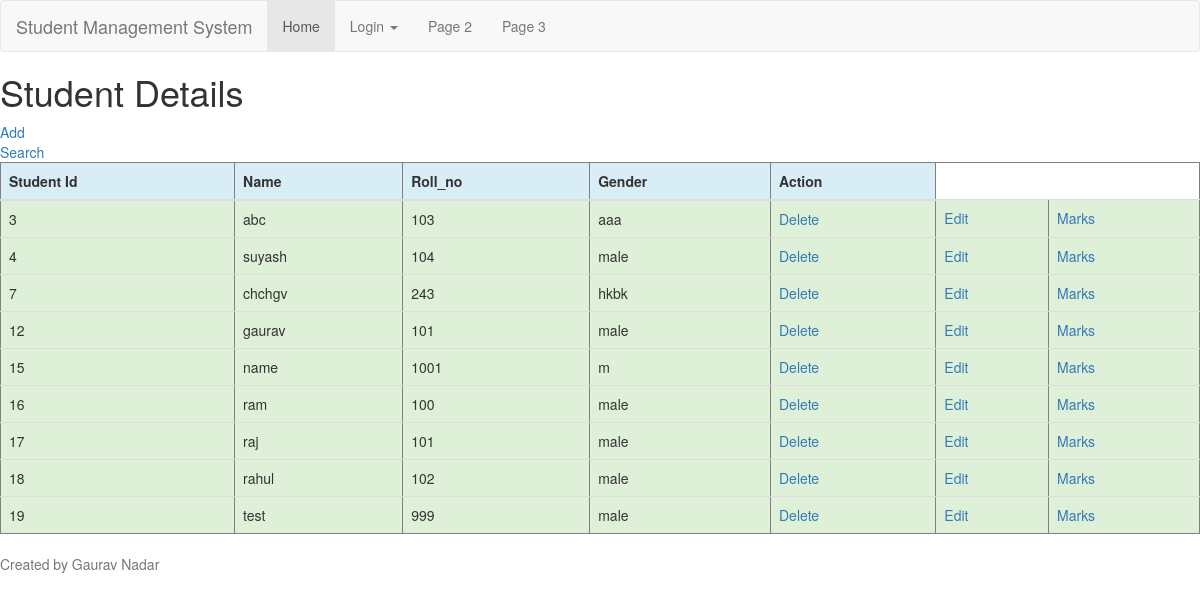
The page /display/ (signed in) on the database as committed earlier.
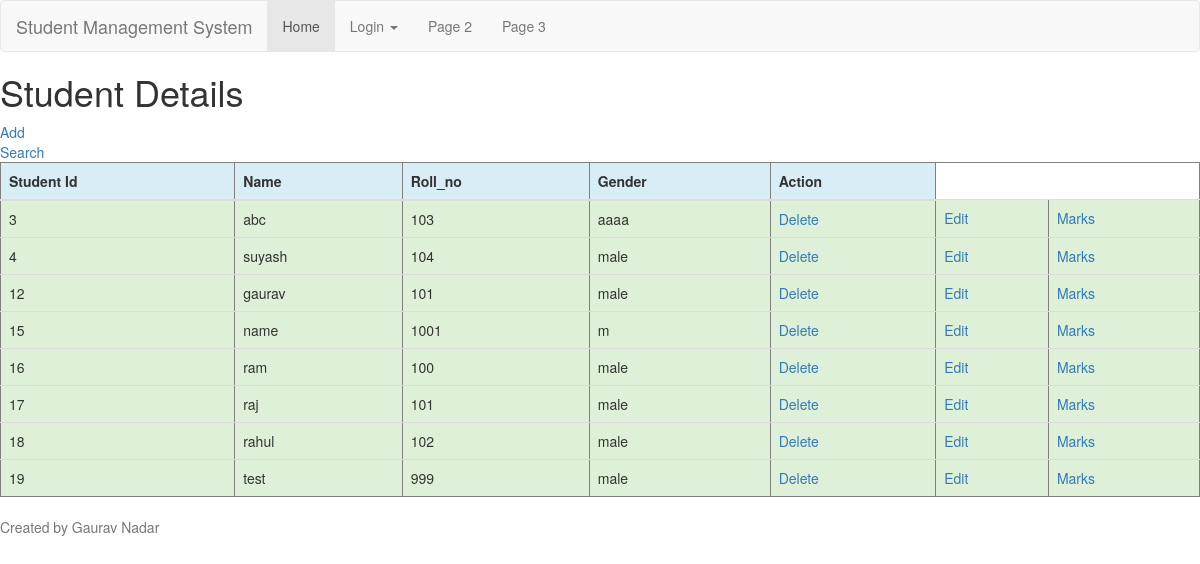
The same page on the database as committed later.
### crud/models.py (models this page shows, shortened)
class Student(models.Model):
	student_id = models.AutoField(primary_key=True)
	name = models.CharField(max_length=30)
	pic = models.ImageField(upload_to='images/' )
	roll_no = models.IntegerField()
	gender = models.CharField(max_length=30)

### crud/views.py (the view)
# urls.py: path('display/', views.StudentDisplay.as_view(), name='create'),
class StudentDisplay(LoginRequiredMixin, ListView):
	login_url = 'accounts/login/'
	model = Student
	template_name = 'crud/student_form.html'

### crud/templates/crud/student_form.html (shortened to what this page needs)
{% extends 'crud/base.html' %}
{% block content %}
<h1>Student Details</h1>
<td><a href="{% url 'add' %}">Add</a></td><br>
<td><a href="{% url 'search_item' %}">Search</a></td>
<table border="1" class="table">
<thead>
    <tr class="info">
    <th>Student Id</th>
    <th>Name</th>
    <th>Roll_no</th>
    <th>Gender</th>
    <th>Action</th>
    </tr>
</thead>
<tbody>
    {% for stud in object_list %}
    <tr class="success">
    <td>{{ stud.student_id }}</td>
    <td>{{ stud.name }}</td>
    <td>{{ stud.roll_no }}</td>
    <td>{{ stud.gender }}</td>
    <td><a href="{% url 'remove'  stud.student_id %}">Delete</td>
    <td><a href="{% url 'edit'  stud.student_id %}">Edit</td>
        <td><a href="{% url 'marks'  stud.student_id %}">Marks</td>
    </tr>
    {% endfor %}
</tbody>
</table>
<footer class="text-muted">Created by Gaurav Nadar</footer>
{% endblock content %}

Rows that differ between the two databases and show on the page:
removed Student: student_id "7", name "chchgv", roll_no "243", gender "hkbk"
changed Student "abc": gender "aaa" → "aaaa"
